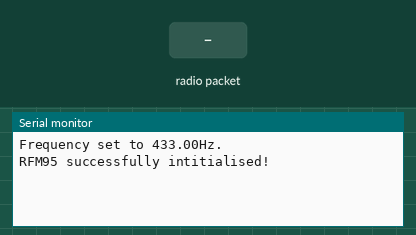
The sketch below on a simulated Arduino Uno, built with avr-gcc and run on an emulated ATmega328P. On the bench: the last lines printed to the serial monitor. Inputs (shaded band) come from the test bench. No radio packets arrive unless stated.

Above: at 1.7 s.
1.8 s: radio packet "5" arrives
At 2.6 s:
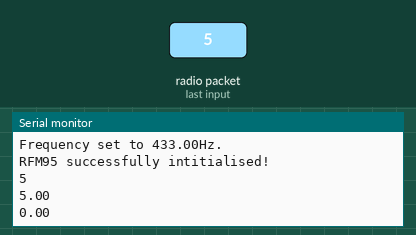
3.3 s: radio packet "90" arrives
At 3.8 s:
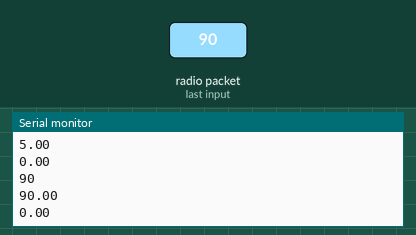
4.8 s: radio packet "200" arrives
At 6.1 s:
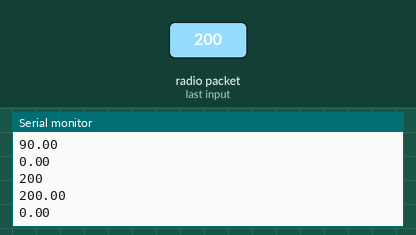
Timing chart, 0 to 7.8 s (numbered marks = the images above; inputs shaded):
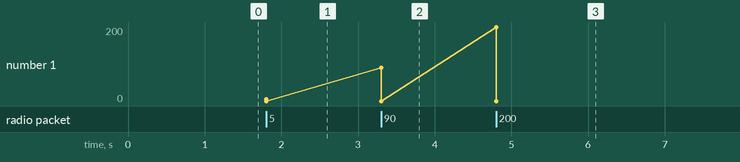

Measured:
- after the input at 1.8 s, the serial monitor: prints a new line at once (image 1)
- after the input at 3.3 s, the serial monitor: prints a new line at once (image 2)
- after the input at 4.8 s, the serial monitor: prints a new line at once (image 3)

The sketch:

Experiment_1_RX.ino
```cpp
/*
 * Programmer: Justin Lam
 * Date: 02/03/24
 * Description: Transmit humidity and temeprature data via Lo-Ra radio.
*/

#include <SPI.h>
#include <RH_RF95.h>

#define RFM95_IRQ 3
#define RFM95_RST 4
#define RFM95_CS 8
#define RFM95_FREQ 433.0

void parse(int length, float *data, char *buffer);

uint8_t dataLen = 0;
float values[2] = {0.0};
char data[RH_RF95_MAX_MESSAGE_LEN] = { '\0' };
char acknowledge[] = "Data Ok!";

RH_RF95 rfm95(RFM95_CS, RFM95_IRQ);

void setup() {
  Serial.begin(115200);
  pinMode(RFM95_RST, OUTPUT);
  digitalWrite(RFM95_RST, HIGH);
  delay(20);
  digitalWrite(RFM95_RST, LOW);
  delay(10);
  digitalWrite(RFM95_RST, HIGH);
  delay(10);

  while (!rfm95.init()) {
    Serial.println("Error: Failed to initialise RFM95!");
    Serial.println("Retrying...");
    delay(1000);
  }

  while (!rfm95.setFrequency(RFM95_FREQ)) {
    Serial.println("Error: Failed to set frequency to to 433HZ!");
    Serial.println("Retrying...");
    delay(1000);
  }

  Serial.print("Frequency set to ");
  Serial.print(RFM95_FREQ);
  Serial.println("Hz.");
  rfm95.setTxPower(23, false);
  Serial.println("RFM95 successfully intitialised!");
  delay(500);
}

void loop() {
  if (rfm95.available()) {
    dataLen = sizeof(data);

    if (rfm95.recv((uint8_t *)data, &dataLen)) {
      RH_RF95::printBuffer("Received:", (uint8_t *)data, dataLen);
      Serial.println(data);
      parse(2, values, data);
      Serial.println(values[0]);
      Serial.println(values[1]);
      rfm95.send((uint8_t *)acknowledge, 9);
      rfm95.waitPacketSent();
    }
    else {
      Serial.println("Failed to receive data!");
    }
  }
}

void parse(int length, float *data, char *buffer)
{
  size_t len = strlen(buffer);
  char parseStr[30] = {'\0'}, tempStr[RH_RF95_MAX_MESSAGE_LEN] = {'\0'};

  strcpy(tempStr, buffer);
  strcpy(parseStr, strtok(tempStr, " "));
  data[0] = atof(parseStr);

  for (int i = 1; i < length - 1; i++)
  {
    strcpy(parseStr, strtok(NULL, " "));
    data[i] = atof(parseStr);
  }

  strcpy(parseStr, strtok(NULL, "\0"));
  data[length - 1] = atof(parseStr);
}
```
